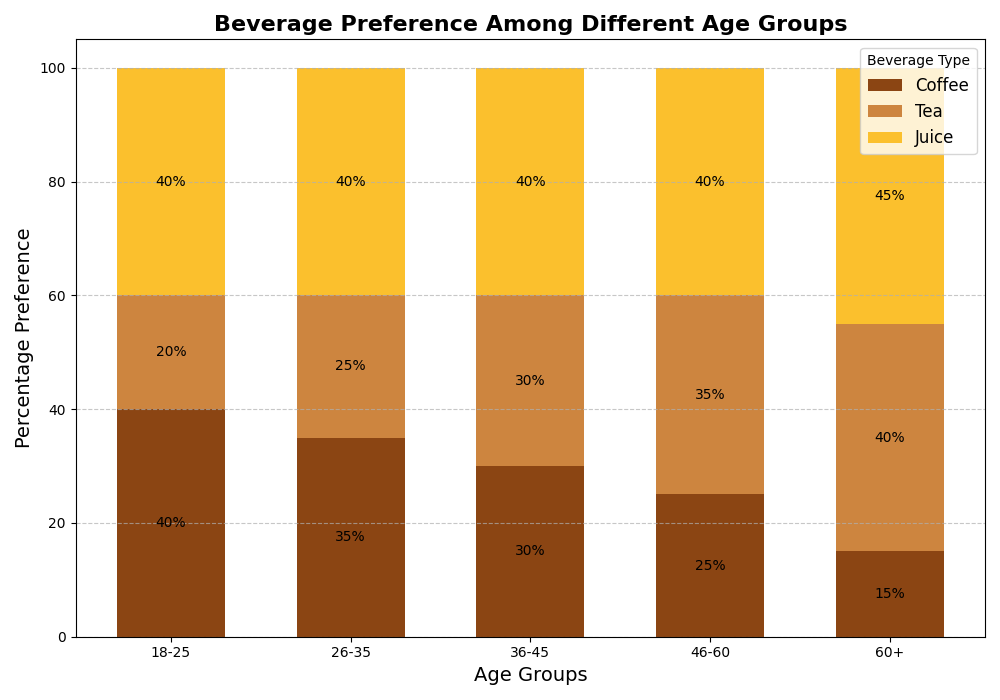

Reproduce this figure in Python.
import matplotlib.pyplot as plt
import numpy as np

# Backstory: A survey was conducted to measure the preferences of different types of beverages (coffee, tea, and juice) among various age groups. 
# This data is to be visualized to observe consumption trends across different age demographics.

# Age groups and beverage preferences data
age_groups = ['18-25', '26-35', '36-45', '46-60', '60+']
beverages = ['Coffee', 'Tea', 'Juice']

# Beverage consumption data in percentage
coffee_preference = [40, 35, 30, 25, 15]
tea_preference = [20, 25, 30, 35, 40]
juice_preference = [40, 40, 40, 40, 45]

# Create the figure and the axis
fig, ax = plt.subplots(figsize=(10, 7))

# Define bar width
bar_width = 0.6

# Generate bar positions
bar_positions = np.arange(len(age_groups))

# Create a stacked bar chart
bars1 = ax.bar(bar_positions, coffee_preference, bar_width, label=beverages[0], color='#8B4513')
bars2 = ax.bar(bar_positions, tea_preference, bar_width, bottom=coffee_preference, label=beverages[1], color='#CD853F')
bars3 = ax.bar(bar_positions, juice_preference, bar_width, bottom=np.array(coffee_preference)+np.array(tea_preference), label=beverages[2], color='#FBC02D')

# Annotating each segment with the percentage value
for bars in [bars1, bars2, bars3]:
    for bar in bars:
        height = bar.get_height()
        ax.annotate(f'{height}%',
                    xy=(bar.get_x() + bar.get_width() / 2, bar.get_y() + height / 2),
                    xytext=(0, 0), 
                    textcoords='offset points',
                    ha='center', va='center', fontsize=10, color='black')

# Configure the plot
ax.set_title('Beverage Preference Among Different Age Groups', fontsize=16, fontweight='bold')
ax.set_xlabel('Age Groups', fontsize=14)
ax.set_ylabel('Percentage Preference', fontsize=14)
ax.set_xticks(bar_positions)
ax.set_xticklabels(age_groups)

# Add grid for better readability
ax.grid(axis='y', linestyle='--', alpha=0.7)

# Add legend
ax.legend(loc='best', title='Beverage Type', fontsize=12)

# Use tight_layout to prevent overlap and truncation
plt.tight_layout()

# Show the plot
plt.show()
